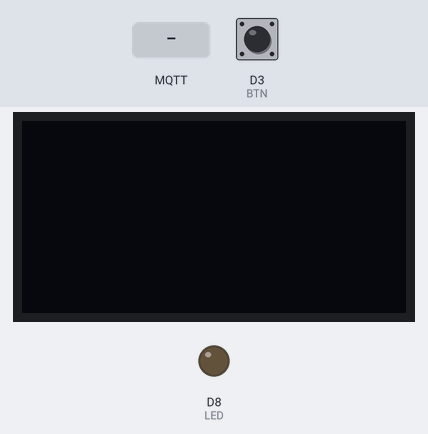
Recording of a program running on a simulated ESP8266 (Wemos D1 mini). On the bench: 128×64 one-colour display, output pins drawn as LEDs (lit = HIGH). The test bench sets the inputs (shaded band); at power-on: D3 (BTN) HIGH. WiFi joins after 1.5 s; servers stay silent unless stated; no MQTT or app messages arrive unless stated.

Above: at 2.7 s.
2.8 s: MQTT message "1" arrives on the first subscribed topic
At 4.0 s:
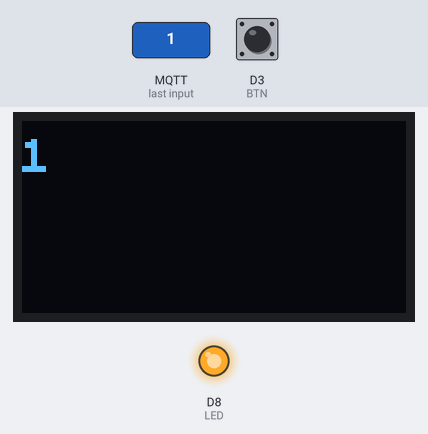
4.3 s: MQTT message "on" arrives on the first subscribed topic
At 5.2 s:
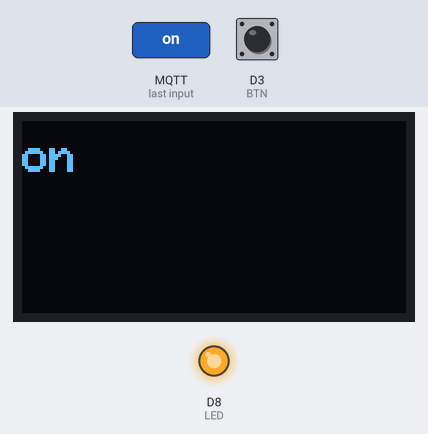
5.8 s: MQTT message "off" arrives on the first subscribed topic
At 6.4 s:
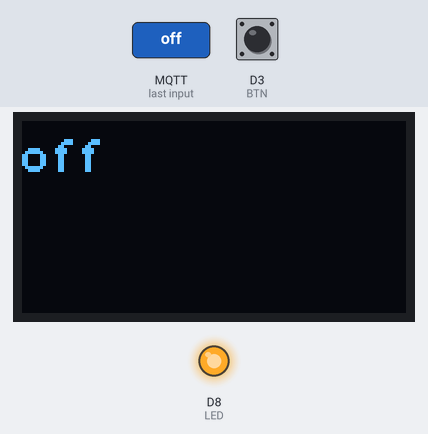
7.3 s: D3 (BTN) pulled LOW for 0.15 s
At 7.8 s:
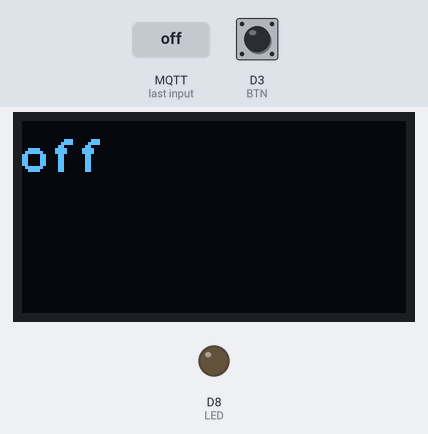
Timing chart, 0 to 9.9 s (numbered marks = the images above; inputs shaded):
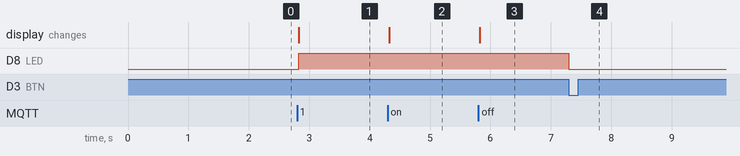

Measured:
- after the input at 2.8 s, D8 (LED): LOW → HIGH at once; the display: first differs from a run without the input at once (image 1)
- after the input at 4.3 s, the display: changes at once (image 2)
- after the input at 5.8 s, the display: changes at once (image 3)
- after the input at 7.3 s, D8 (LED): HIGH → LOW at once

The program:

main.cpp
```cpp
#include <Arduino.h>
#include <U8g2lib.h>
#include <Wire.h>
#include <ESP8266WiFi.h>
#include <PubSubClient.h>

const int LED=D8;
const int BTN=D3;

const char* ssid = "private_network_01";
const char* password = "creluchobr";
const char* mqtt_server = "10.0.1.52";

U8G2_SSD1306_128X64_NONAME_F_SW_I2C u8g2(U8G2_R2,D1,D2,U8X8_PIN_NONE);

WiFiClient espClient;
PubSubClient client(espClient);

void callback(char* topic, byte* payload, unsigned int length) {
 u8g2.clearBuffer();
 u8g2.setFont(u8g2_font_profont17_mf);
 //u8g2.drawUTF8(0,6,topic);
 int row=0;
 String oneLine="";
 for (unsigned int i=0;i<length;i++) {
  yield();//ESP8266
  if(u8g2.getUTF8Width((oneLine+(char)payload[i]).c_str())>128)
  {
    row+=17;
    oneLine.trim();
    u8g2.drawUTF8(0,row,oneLine.c_str());
    oneLine="";
  }
  oneLine+=(char)payload[i];
 }
 //Last line
 row+=17;
 oneLine.trim();
 u8g2.drawUTF8(0,row,oneLine.c_str());
 u8g2.sendBuffer();
 digitalWrite(LED,length?true:false);
}

void reconnect() {
 // Loop until we're reconnected
 while (!client.connected()) {
  if (client.connect("ESP8266 Client")) {
    // ... and subscribe to topic
    client.subscribe("Ekedal/OLED/1");
  } else {
    u8g2.clearBuffer();
    u8g2.drawUTF8(0,6,"failed, rc=");
    String ts=(String)client.state();
    u8g2.drawUTF8(0,12,ts.c_str());
    u8g2.sendBuffer();
    delay(5000);
  }
 }
}

void setup(void) {
  pinMode(LED,OUTPUT);
  pinMode(BTN,INPUT_PULLUP);

  u8g2.begin();
  u8g2.setFlipMode(true);
  u8g2.clearBuffer();
  u8g2.setFont(u8g2_font_4x6_mf);

  WiFi.begin(ssid, password);

  while (WiFi.status() != WL_CONNECTED) {
    delay(500);
  }

  client.setServer(mqtt_server, 1883);
  client.setCallback(callback);
}

void loop(void) {
  if (!client.connected()) {
    reconnect();
  }
  if(!digitalRead(BTN))
  {
    digitalWrite(LED,false);
  }
  client.loop();
}
```
